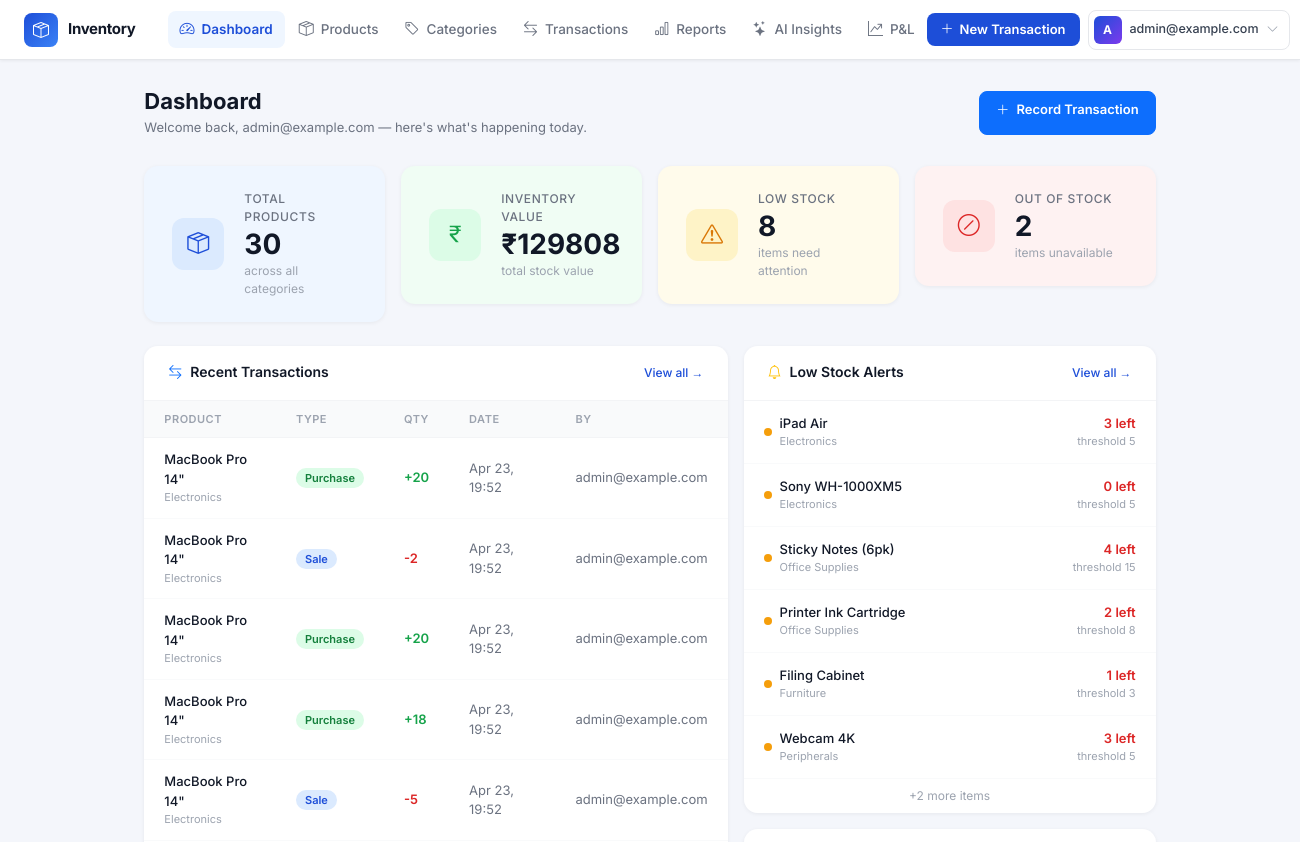
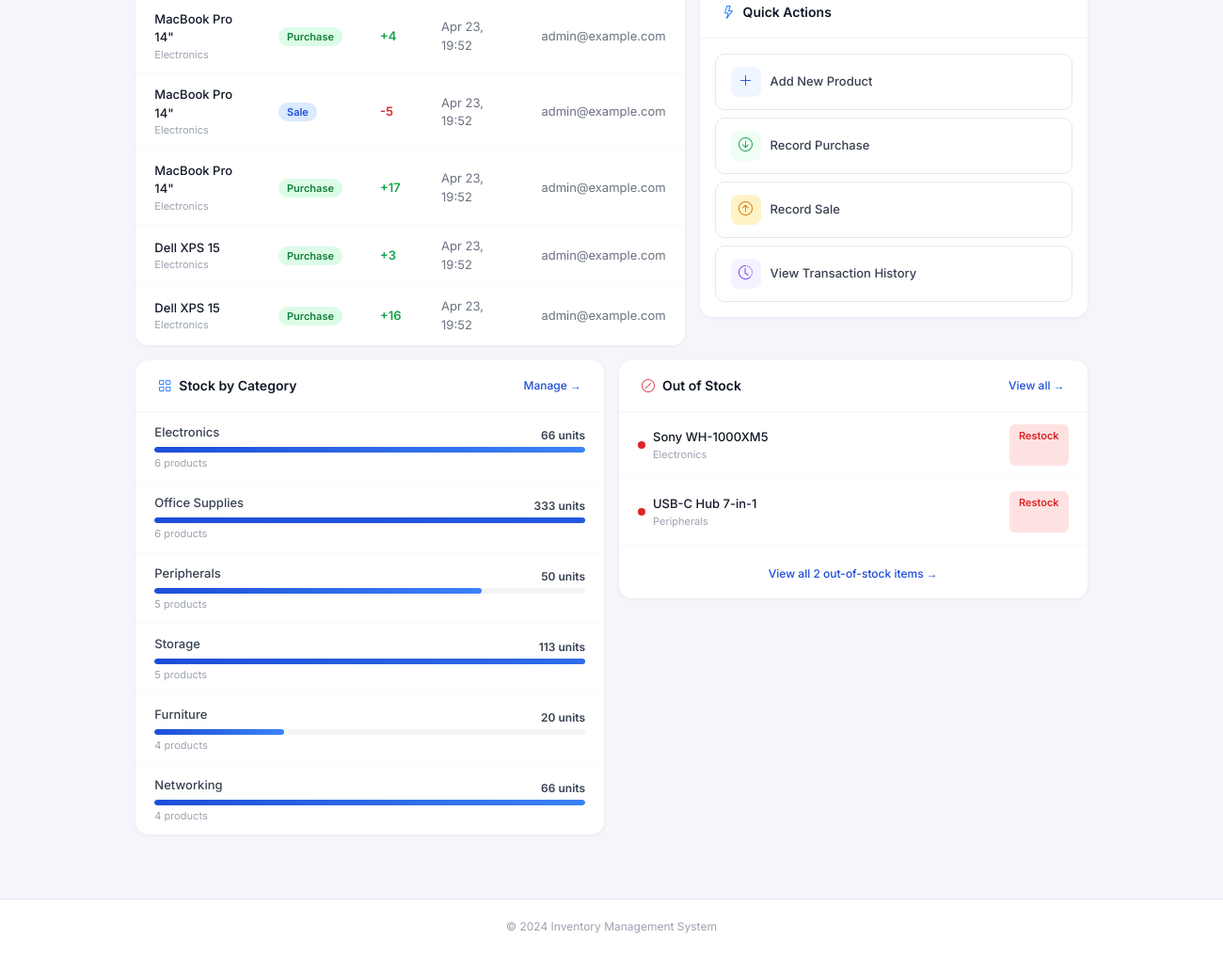
/ (signed in), run on an earlier commit of the app's database (2 pictures, top to bottom).
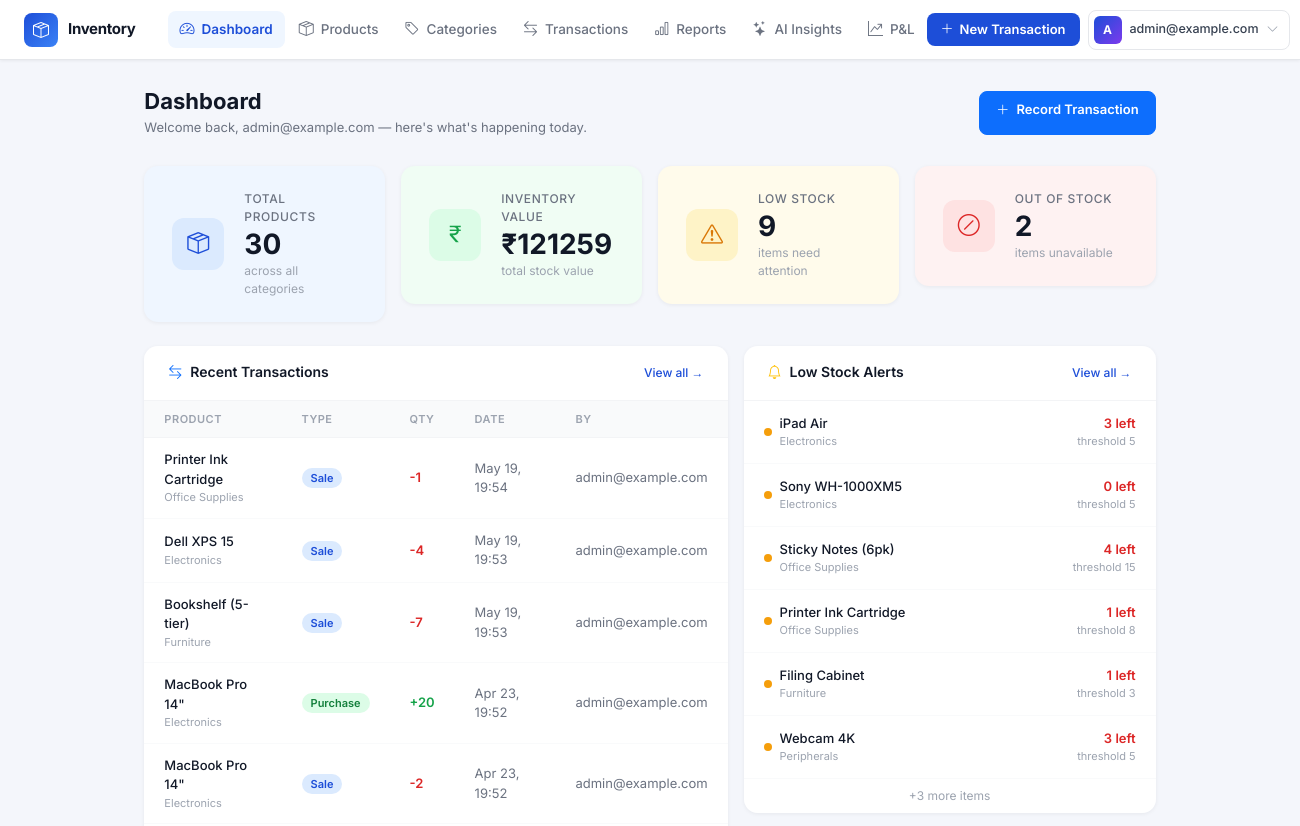
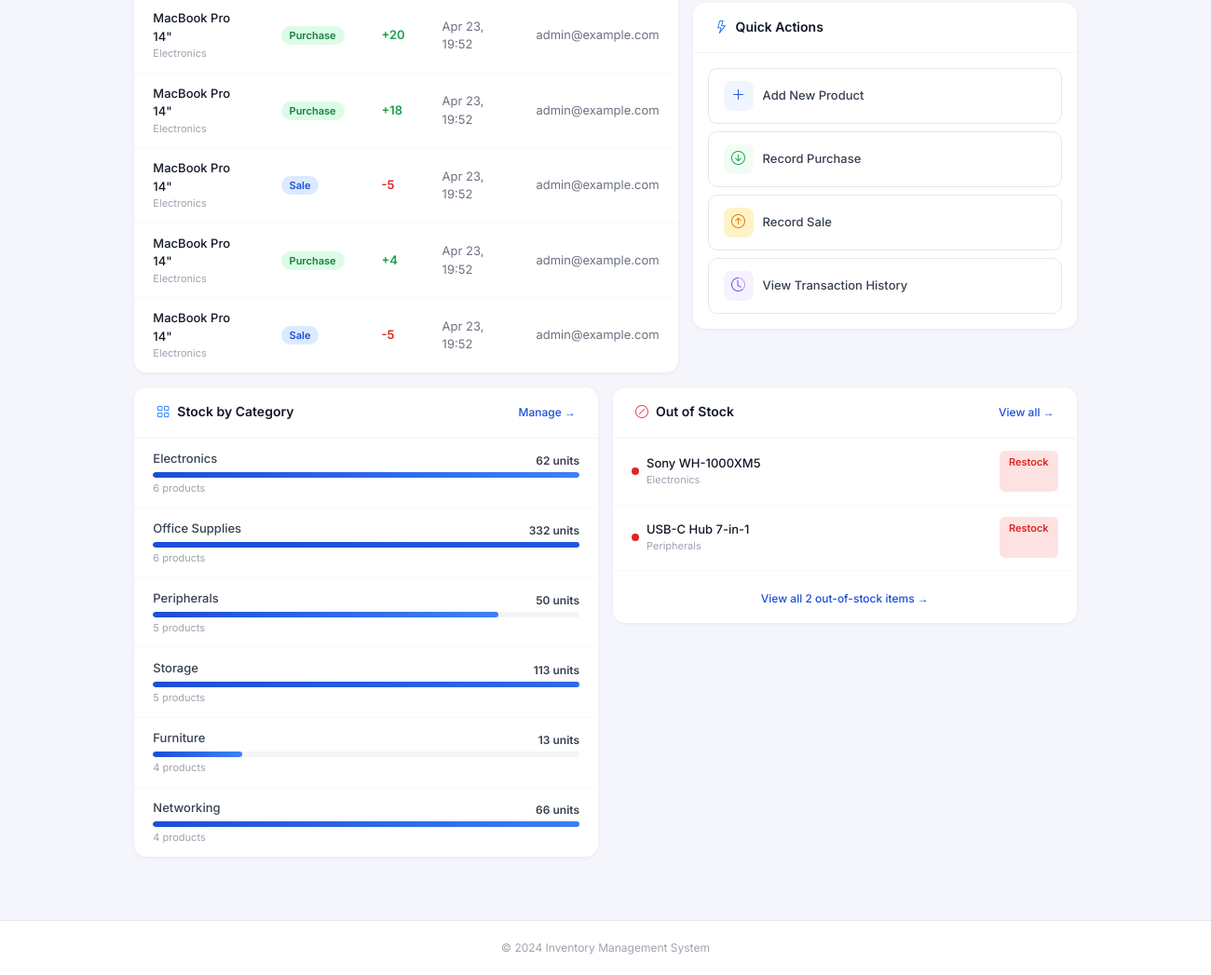
And on a later commit of the database (2 pictures, top to bottom).
### inventory/models.py (models this page shows, shortened)
class StockTransaction(models.Model):
    TRANSACTION_TYPES = [
        ('purchase', 'Purchase'),
        ('sale', 'Sale'),
    ]
    product = models.ForeignKey(
        Product,
        on_delete=models.CASCADE,
        related_name='transactions'
    )
    user = models.ForeignKey(
        settings.AUTH_USER_MODEL,
        on_delete=models.SET_NULL,
        null=True,
        related_name='transactions'
    )
    transaction_type = models.CharField(
        max_length=10,
        choices=TRANSACTION_TYPES,
        db_index=True
    )
    quantity_change = models.IntegerField()
    timestamp = models.DateTimeField(auto_now_add=True, db_index=True)
    class Meta:
        db_table = 'stock_transactions'
        ordering = ['-timestamp']
        indexes = [
            models.Index(fields=['-timestamp']),
            models.Index(fields=['product', '-timestamp']),
            models.Index(fields=['transaction_type']),
        ]

class Product(models.Model):
    user = models.ForeignKey(
        settings.AUTH_USER_MODEL,
        on_delete=models.CASCADE,
        related_name='products',
        null=True,   # null during migration for existing rows
        blank=True,
    )
    name = models.CharField(max_length=200, db_index=True)
    quantity = models.IntegerField(
        validators=[MinValueValidator(0)],
        help_text="Current stock quantity"
    )
    price = models.DecimalField(
        max_digits=10,
        decimal_places=2,
        validators=[MinValueValidator(Decimal('0.01'))]
    )
    category = models.ForeignKey(
        Category,
        on_delete=models.PROTECT,
        related_name='products'
    )
    alert_threshold = models.IntegerField(
        validators=[MinValueValidator(0)],
        help_text="Minimum quantity before alert"
    )
    created_at = models.DateTimeField(auto_now_add=True)
    updated_at = models.DateTimeField(auto_now=True)
    class Meta:
        db_table = 'products'
        indexes = [
            models.Index(fields=['name']),
            models.Index(fields=['category']),
            models.Index(fields=['quantity']),
        ]

class Category(models.Model):
    user = models.ForeignKey(
        settings.AUTH_USER_MODEL,
        on_delete=models.CASCADE,
        related_name='categories',
        null=True,   # null during migration for existing rows
        blank=True,
    )
    name = models.CharField(max_length=100, db_index=True)
    description = models.TextField(blank=True)
    class Meta:
        db_table = 'categories'
        verbose_name_plural = 'categories'
        unique_together = [('user', 'name')]

class LowStockAlert(models.Model):
    product = models.OneToOneField(
        Product,
        on_delete=models.CASCADE,
        related_name='alert'
    )
    created_at = models.DateTimeField(auto_now_add=True)
    is_active = models.BooleanField(default=True, db_index=True)
    class Meta:
        db_table = 'low_stock_alerts'
        indexes = [
            models.Index(fields=['is_active', 'created_at']),
        ]

### accounts/models.py (models this page shows, shortened)
class CustomUser(AbstractUser):
    email = models.EmailField(unique=True, db_index=True)
    username = None  # Remove username field
    USERNAME_FIELD = 'email'
    REQUIRED_FIELDS = []
    objects = CustomUserManager()
    class Meta:
        db_table = 'users'
        indexes = [
            models.Index(fields=['email']),
        ]

### inventory/views.py (the view)
# urls.py: path('', views.dashboard, name='dashboard'),
@login_required
def dashboard(request):
    from django.db.models import Sum, Count, F
    from .models import LowStockAlert
    user = request.user
    total_products = Product.objects.filter(user=user).count()
    total_value = Product.objects.filter(user=user).aggregate(
        val=Sum(F('quantity') * F('price'))
    )['val'] or 0
    out_of_stock = Product.objects.filter(user=user, quantity=0).count()
    low_stock_alerts = LowStockAlert.objects.filter(
        is_active=True, product__user=user
    ).select_related('product', 'product__category').order_by('created_at')
    low_stock_count = low_stock_alerts.count()
    recent_transactions = StockTransaction.objects.filter(
        product__user=user
    ).select_related('product', 'product__category', 'user').order_by('-timestamp')[:10]
    categories = Category.objects.filter(user=user).annotate(
        product_count=Count('products'),
        total_qty=Sum('products__quantity'),
    ).order_by('-product_count')
    out_of_stock_products = Product.objects.filter(
        user=user, quantity=0
    ).select_related('category')[:8]
    context = {
        'total_products': total_products,
        'total_value': total_value,
        'low_stock_count': low_stock_count,
        'out_of_stock': out_of_stock,
        'low_stock_alerts': low_stock_alerts,
        'recent_transactions': recent_transactions,
        'categories': categories,
        'out_of_stock_products': out_of_stock_products,
    }
    return render(request, 'inventory/dashboard.html', context)

### templates/inventory/dashboard.html (shortened to what the changed rows need)
{% extends 'base.html' %}
{% load static %}
{% block content %}
<div class="page-header d-flex align-items-center justify-content-between">
  <div>
    <h1>Dashboard</h1>
  </div>
</div>
<div class="row g-3 mb-4">
  <div class="col-6 col-xl-3">
    <div class="stat-card card-green">
      <div>
        <div class="stat-label">Inventory Value</div>
        <div class="stat-value">₹{{ total_value|floatformat:0 }}</div>
        <div class="stat-sub">total stock value</div>
      </div>
    </div>
  </div>
  <div class="col-6 col-xl-3">
    <div class="stat-card card-amber">
      <div>
        <div class="stat-label">Low Stock</div>
        <div class="stat-value">{{ low_stock_count }}</div>
        <div class="stat-sub">items need attention</div>
      </div>
    </div>
  </div>
</div>
<div class="row g-3 mb-3">
  <div class="col-12 col-xl-7">
    <div class="section-card h-100">
      <div class="card-body">
        {% if recent_transactions %}
        <table class="table dash-table">
          <thead>
            <tr>
              <th>Product</th>
              <th>Type</th>
              <th>Qty</th>
              <th>Date</th>
              <th>By</th>
            </tr>
          </thead>
          <tbody>
            {% for tx in recent_transactions %}
            <tr>
              <td>
                <div style="font-weight:500;color:#111827;">{{ tx.product.name }}</div>
                <div style="font-size:11px;color:#9ca3af;">{{ tx.product.category.name }}</div>
              </td>
              <td>
                {% if tx.transaction_type == 'purchase' %}
                  <span class="badge-purchase">Purchase</span>
                {% else %}
                  <span class="badge-sale">Sale</span>
                {% endif %}
              </td>
              <td>
                {% if tx.quantity_change > 0 %}
                  <span class="qty-pos">+{{ tx.quantity_change }}</span>
                {% else %}
                  <span class="qty-neg">{{ tx.quantity_change }}</span>
                {% endif %}
              </td>
              <td style="color:#6b7280;">{{ tx.timestamp|date:"M d, H:i" }}</td>
              <td style="color:#6b7280;">{{ tx.user.email|truncatechars:18 }}</td>
            </tr>
            {% endfor %}
          </tbody>
        </table>
        {% else %}
        <div class="text-center py-5 text-muted">
          <i class="bi bi-inbox" style="font-size:32px;opacity:.3;"></i>
          <p class="mt-2 mb-0" style="font-size:13px;">No transactions yet</p>
        </div>
        {% endif %}
      </div>
    </div>
  </div>
  <div class="col-12 col-xl-5 d-flex flex-column gap-3">
    <div class="section-card">
      <div class="card-body">
        {% if low_stock_alerts %}
          {% for alert in low_stock_alerts|slice:":6" %}
          <div class="alert-item">
            <div class="d-flex align-items-center gap-2 flex-grow-1 min-w-0">
              <div class="alert-dot"></div>
              <div class="min-w-0">
                <div class="alert-name text-truncate">{{ alert.product.name }}</div>
                <div class="alert-cat">{{ alert.product.category.name }}</div>
              </div>
            </div>
            <div class="text-end">
              <div class="alert-qty">{{ alert.product.quantity }} left</div>
              <div style="font-size:11px;color:#9ca3af;">threshold {{ alert.product.alert_threshold }}</div>
            </div>
          </div>
          {% endfor %}
          {% if low_stock_count > 6 %}
          <div class="text-center py-2" style="font-size:12px;color:#9ca3af;">
            +{{ low_stock_count|add:"-6" }} more items
          </div>
          {% endif %}
        {% else %}
        <div class="text-center py-4 text-muted">
          <i class="bi bi-check-circle" style="font-size:28px;color:#16a34a;opacity:.6;"></i>
          <p class="mt-2 mb-0" style="font-size:13px;">All stock levels are healthy</p>
        </div>
        {% endif %}
      </div>
    </div>
  </div>
</div>
<div class="row g-3">
  <div class="col-12 col-lg-6">
    <div class="section-card">
      <div class="card-body">
        {% if categories %}
          {% with max_qty=categories.0.total_qty %}
          {% for cat in categories %}
          <div class="cat-row">
            <div class="d-flex justify-content-between align-items-center">
              <div class="cat-name">{{ cat.name }}</div>
              <div style="font-size:12px;font-weight:600;color:#374151;">{{ cat.total_qty|default:0 }} units</div>
            </div>
            <div class="cat-bar-bg">
              {% if max_qty and max_qty > 0 %}
              <div class="cat-bar-fill" style="width:{% widthratio cat.total_qty|default:0 max_qty 100 %}%"></div>
              {% endif %}
            </div>
            <div class="cat-meta">{{ cat.product_count }} product{{ cat.product_count|pluralize }}</div>
          </div>
          {% endfor %}
          {% endwith %}
        {% else %}
        <div class="text-center py-4 text-muted" style="font-size:13px;">No categories yet</div>
        {% endif %}
      </div>
    </div>
  </div>
  <div class="col-12 col-lg-6">
    <div class="section-card">
      <div class="card-body">
        {% if out_of_stock > 0 %}
          {% for product in out_of_stock_products %}
          <div class="alert-item">
            <div class="d-flex align-items-center gap-2">
              <div style="width:8px;height:8px;border-radius:50%;background:#dc2626;flex-shrink:0;"></div>
              <div>
                <div class="alert-name">{{ product.name }}</div>
                <div class="alert-cat">{{ product.category.name }}</div>
              </div>
            </div>
            <a href="{% url 'transaction_create' %}" class="btn btn-sm" style="font-size:11px;padding:4px 10px;border-radius:6px;background:#fee2e2;color:#dc2626;border:none;font-weight:600;">Restock</a>
          </div>
          {% endfor %}
        {% else %}
        <div class="text-center py-4 text-muted">
          <i class="bi bi-check-circle" style="font-size:28px;color:#16a34a;opacity:.6;"></i>
          <p class="mt-2 mb-0" style="font-size:13px;">No out-of-stock items</p>
        </div>
        {% endif %}
      </div>
    </div>
  </div>
</div>
{% endblock %}

What changed in the data, as far as the page shows it:
no longer on this page (row unchanged): StockTransaction: product.name "MacBook Pro 14\"", product.category.name "Electronics", transaction_type "Purchase", quantity_change "17", timestamp "Apr 23, 19:52", user.email "admin@example.com"
no longer on this page (row unchanged): StockTransaction: product.name "Dell XPS 15", product.category.name "Electronics", transaction_type "Purchase", quantity_change "3", timestamp "Apr 23, 19:52", user.email "admin@example.com"
no longer on this page (row unchanged): StockTransaction: product.name "Dell XPS 15", product.category.name "Electronics", transaction_type "Purchase", quantity_change "16", timestamp "Apr 23, 19:52", user.email "admin@example.com"
added StockTransaction: product.name "Printer Ink Cartridge", product.category.name "Office Supplies", transaction_type "Sale", quantity_change "-1", timestamp "May 19, 19:54", user.email "admin@example.com"
added StockTransaction: product.name "Dell XPS 15", product.category.name "Electronics", transaction_type "Sale", quantity_change "-4", timestamp "May 19, 19:53", user.email "admin@example.com"
added StockTransaction: product.name "Bookshelf (5-tier)", product.category.name "Furniture", transaction_type "Sale", quantity_change "-7", timestamp "May 19, 19:53", user.email "admin@example.com"
changed through a linked row, LowStockAlert "Printer Ink Cartridge": product.quantity "2" → "1"
computed for Category "Electronics": total_qty "66" → "62"
computed for Category "Office Supplies": total_qty "333" → "332"
computed for Category "Furniture": total_qty "20" → "13"
Also different on the page:
{{ total_value|floatformat:0 }}: "129808" → "121259"
{{ low_stock_count }}: "8" → "9"
{{ low_stock_count|add:"-6" }}: "2" → "3"
